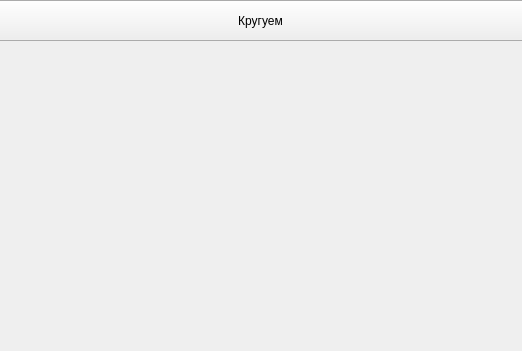
<?xml version="1.0" encoding="UTF-8"?>
<ui version="4.0">
 <class>MainWindow</class>
 <widget class="QMainWindow" name="MainWindow">
  <property name="geometry">
   <rect>
    <x>0</x>
    <y>0</y>
    <width>522</width>
    <height>351</height>
   </rect>
  </property>
  <property name="windowTitle">
   <string>UI</string>
  </property>
  <widget class="QWidget" name="centralwidget">
   <widget class="QPushButton" name="pushButton">
    <property name="geometry">
     <rect>
      <x>-10</x>
      <y>0</y>
      <width>541</width>
      <height>41</height>
     </rect>
    </property>
    <property name="text">
     <string>Кругуем</string>
    </property>
   </widget>
  </widget>
 </widget>
 <resources/>
 <connections/>
</ui>
